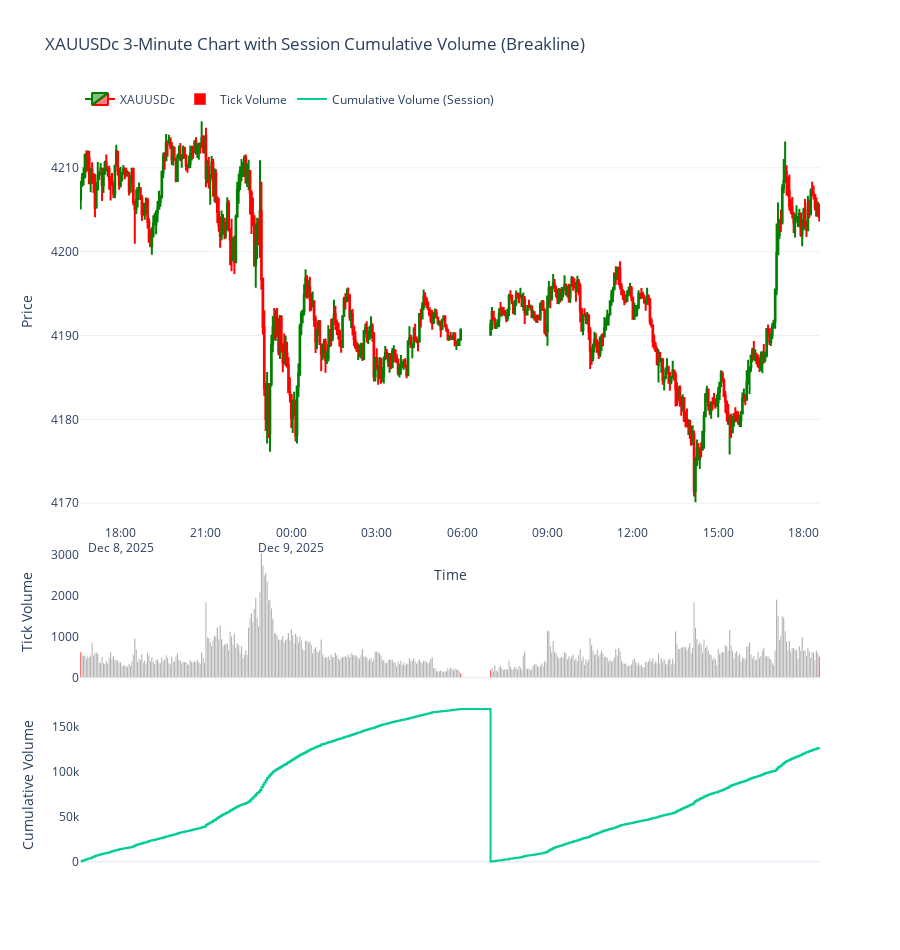

Write notebook code for a chart like this one.
### Markdown cell above
How about using a breakline for visualizing cumulative volume

### Code cell
import MetaTrader5 as mt5
import pandas as pd
import plotly.graph_objects as go
from datetime import datetime, timedelta, time
import pytz

# -------------------------
# 1. Initialize MT5
# -------------------------
if not mt5.initialize():
    print("MT5 initialization failed")
    mt5.shutdown()

# -------------------------
# 2. Fetch 3-minute data
# -------------------------
symbol = "XAUUSDc"
timeframe = mt5.TIMEFRAME_M3
n_bars = 500
utc_from = datetime.now() - timedelta(days=5)

rates = mt5.copy_rates_from(symbol, timeframe, utc_from, n_bars)
mt5.shutdown()

# -------------------------
# 3. Convert to DataFrame
# -------------------------
df = pd.DataFrame(rates)
df['time'] = pd.to_datetime(df['time'], unit='s')
df['time'] = df['time'].dt.tz_localize('UTC').dt.tz_convert('Asia/Manila')
df.set_index('time', inplace=True)

# -------------------------
# 4. Remove weekends
# -------------------------
df = df[df.index.dayofweek < 5]

# -------------------------
# 5. Assign session key based on market open (06:00) to market close (next day 05:00)
# -------------------------
market_open = time(6, 0)
market_close = time(5, 0)

def get_session(dt):
    if dt.time() >= market_open:
        return dt.date()
    else:
        return (dt - pd.Timedelta(days=1)).date()

df['session'] = df.index.map(get_session)

# -------------------------
# 6. Identify first and last candle of each session
# -------------------------
first_candle_idx = df.groupby('session').head(1).index
last_candle_idx = df.groupby('session').tail(1).index

# -------------------------
# 7. Calculate cumulative volume per session
# -------------------------
df['cum_volume'] = df.groupby('session')['tick_volume'].cumsum()

# -------------------------
# 8. Plot 3-Pane Chart with breakline for cumulative volume
# -------------------------
fig = go.Figure()

# Candlestick
fig.add_trace(go.Candlestick(
    x=df.index,
    open=df['open'],
    high=df['high'],
    low=df['low'],
    close=df['close'],
    name='XAUUSDc',
    increasing_line_color='green',
    decreasing_line_color='red'
))

# Tick Volume with first/last candle highlighted
colors = ['red' if idx in first_candle_idx or idx in last_candle_idx else 'gray' for idx in df.index]
fig.add_trace(go.Bar(
    x=df.index,
    y=df['tick_volume'],
    name='Tick Volume',
    marker_color=colors,
    yaxis='y2'
))

# Cumulative Volume (step/breakline)
fig.add_trace(go.Scatter(
    x=df.index,
    y=df['cum_volume'],
    name='Cumulative Volume (Session)',
    mode='lines',
    line=dict(width=2),
    yaxis='y3',
    line_shape='hv'  # horizontal-vertical step plot
))

# Layout
fig.update_layout(
    template='plotly_white',
    title='XAUUSDc 3-Minute Chart with Session Cumulative Volume (Breakline)',
    xaxis=dict(title='Time', rangeslider=dict(visible=False)),
    yaxis=dict(title='Price', domain=[0.45, 1]),
    yaxis2=dict(title='Tick Volume', domain=[0.25, 0.42], showgrid=False),
    yaxis3=dict(title='Cumulative Volume', domain=[0.0, 0.22], showgrid=False),
    legend=dict(orientation='h', y=1.02, x=0),
    height=950
)

fig.show()

### Figure 1 — Plotly figure (JSON) as saved in the notebook; plotly's stock layout.template omitted (floating-point values rounded to 4 significant figures; data arrays with more than 128 entries replaced by an {"elided": "..."} marker saying what was removed)
{"data": [{"close": {"elided": "500 float values"}, "decreasing": {"line": {"color": "red"}}, "high": {"elided": "500 float values"}, "increasing": {"line": {"color": "green"}}, "low": {"elided": "500 float values"}, "name": "XAUUSDc", "open": {"elided": "500 float values"}, "type": "candlestick", "x": {"elided": "500 str values"}}, {"marker": {"color": {"elided": "500 str values"}}, "name": "Tick Volume", "type": "bar", "x": {"elided": "500 str values"}, "y": {"elided": "500 int values"}, "yaxis": "y2"}, {"line": {"shape": "hv", "width": 2}, "mode": "lines", "name": "Cumulative Volume (Session)", "type": "scatter", "x": {"elided": "500 str values"}, "y": {"elided": "500 int values"}, "yaxis": "y3"}], "layout": {"height": 950, "legend": {"orientation": "h", "x": 0, "y": 1.02}, "title": {"text": "XAUUSDc 3-Minute Chart with Session Cumulative Volume (Breakline)"}, "xaxis": {"rangeslider": {"visible": false}, "title": {"text": "Time"}}, "yaxis": {"domain": [0.45, 1], "title": {"text": "Price"}}, "yaxis2": {"domain": [0.25, 0.42], "showgrid": false, "title": {"text": "Tick Volume"}}, "yaxis3": {"domain": [0, 0.22], "showgrid": false, "title": {"text": "Cumulative Volume"}}}}
